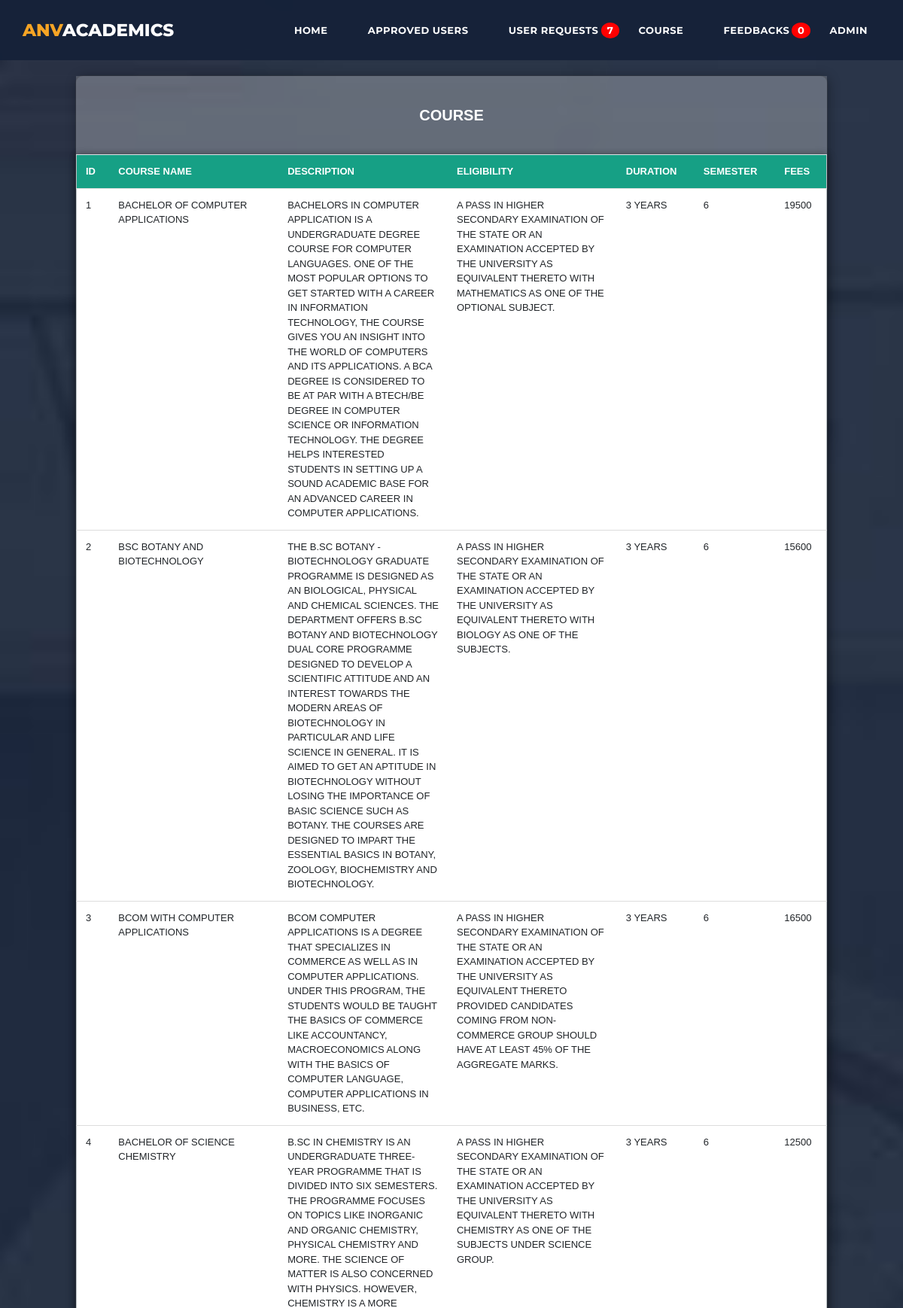
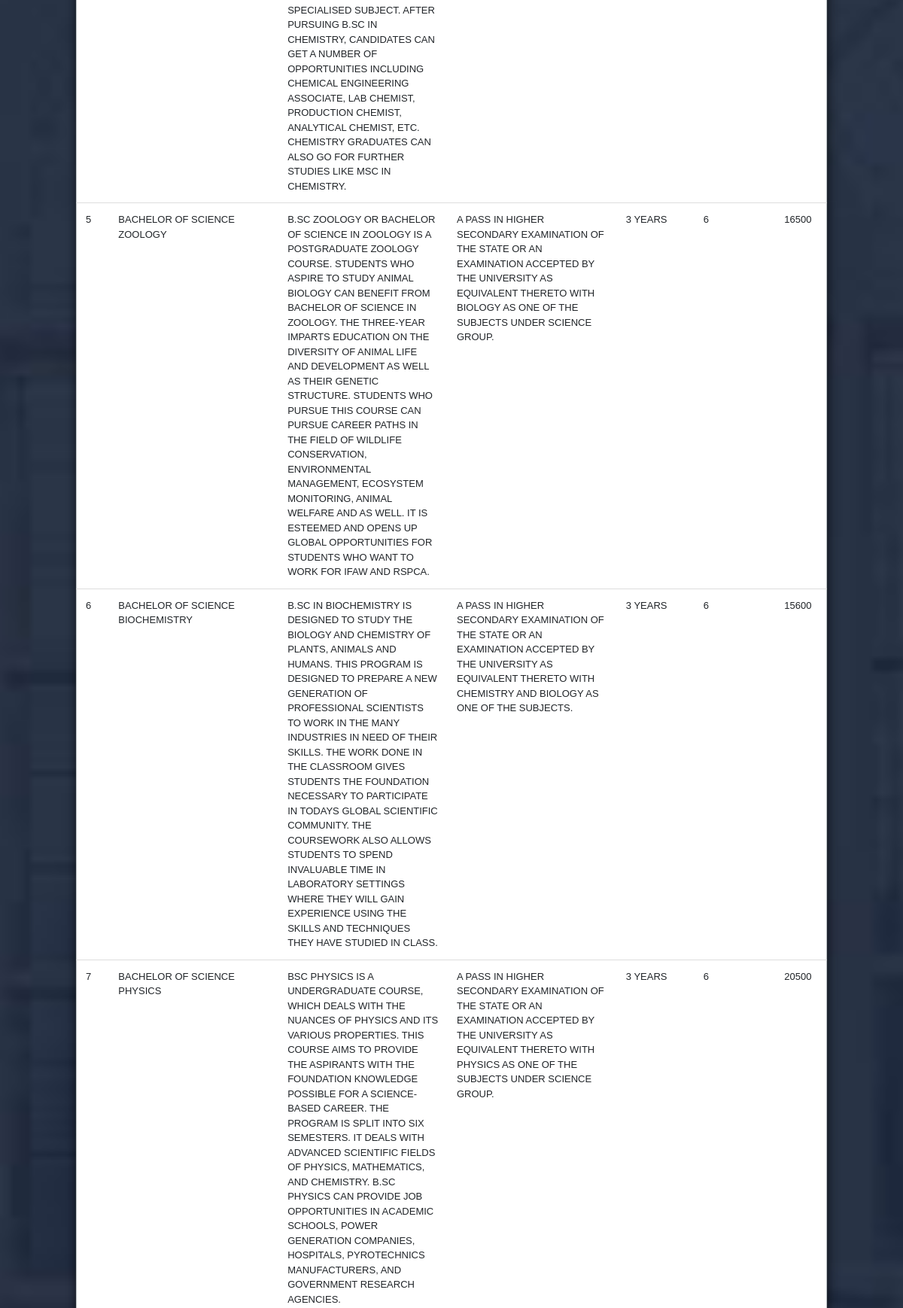
Screenshot of /admin/viewcourse.php (signed in, upper part) with the database file from the repository (2 pictures, top to bottom).
### tables this page shows
CREATE TABLE IF NOT EXISTS `course` (
  `cid` int(11) NOT NULL AUTO_INCREMENT,
  `cname` text NOT NULL,
  `cdesc` text NOT NULL,
  `eligibility` text NOT NULL,
  `duration` text NOT NULL,
  `semester` int(5) NOT NULL,
  `fees` int(10) NOT NULL,
  PRIMARY KEY (`cid`)
);

### admin/viewcourse.php (the view, shortened to what this page needs)
<!DOCTYPE html>
<html lang="en">
  <head>
    <link href="vendor/bootstrap/css/bootstrap.min.css" rel="stylesheet">
    <link rel="stylesheet" href="assets/css/fontawesome.css">
    <link rel="stylesheet" href="assets/css/templatemo-grad-school.css">
    <link rel="stylesheet" href="assets/css/owl.css">
    <link rel="stylesheet" href="assets/css/lightbox.css">
    <link rel="stylesheet" href="assets/css/test.css">
    <link rel="stylesheet" type="text/css" href="../assets/css/loader.css">
    <link rel="stylesheet" href="https://cdnjs.cloudflare.com/ajax/libs/font-awesome/5.15.2/css/all.min.css"/>
  </head>
<body>
  <?php
    include('includes/header.php');
  ?>
  <div class="cover">
    <div class="table">
      <div class="table-heading">
        <h6>Course</h6>
      </div>
      <table>
        <tr id="header">
          <th>Id</th>
          <th>Course Name</th>
          <th>Description</th>
          <th>Eligibility</th>
          <th>Duration</th>
          <th>Semester</th>
          <th>Fees</th>
        </tr>
          <?php
          $c=1;
          $result = mysql_query("SELECT * FROM course");
          $no=mysql_num_rows($result);
          if($no>0)
          {
            while($row = mysql_fetch_array($result))
            {
            ?>
            <tr>
            <td><?php echo $c;?></td>
            <td><?php echo $row['cname'];?></td>
            <td><?php echo $row['cdesc'];?></td>
            <td><?php echo $row['eligibility'];?></td>
            <td><?php echo $row['duration'];?></td>
            <td><?php echo $row['semester'];?></td>
            <td><?php echo $row['fees'];?></td>
            </tr>
          <?php
            $c++;
            }
          }
          else
          {
            echo "<tr><td>NO RESULTS FOUND</td></tr>";
          }?>
      </table>
    </div>
  </div>
</body>
</html>

### admin/includes/header.php (shortened to what this page needs)
 <header class="main-header clearfix" role="header">
    <div class="logo">
      <a href="index.php"><em>ANV</em>ACADEMICS</a>
    </div>
    <nav id="menu" class="main-nav" role="navigation">
      <ul class="main-menu">
        <li><a href="index.php">Home</a></li>
        <li class="has-submenu"><a href="approvedus.php">Approved Users</a>
          </li>
        <li class="has-submenu"><a href="request.php">User Requests<?php
                include('includes/dbconnect.php');
                $state="SELECT * FROM login WHERE status='0'";
                $sql=mysql_query($state,$con);
                $no=mysql_num_rows($sql); ?><span class="badge"><?php echo $no; ?></span></a>
          </li>
        <li class="has-submenu"><a href="addcourse.php">Course</a>
          </li>
        <li><a href="feedback.php">Feedbacks<?php
                $f1="00:00:00";
                $from=date('Y-m-d')." ".$f1;
                $t1="23:59:59";
                $to=date('Y-m-d')." ".$t1;
                $state="SELECT * FROM message WHERE `to`='admin@gmail.com' AND message.sdate BETWEEN '$from' AND '$to'";
                $sql=mysql_query($state,$con);
                $no=mysql_num_rows($sql); ?><span class="badge"><?php echo $no; ?></span></a></li>
        <li class="has-submenu"><a href="">Admin</a>
          </li>
      </ul>
  </nav>
</header>

### admin/assets/css/templatemo-grad-school.css (style rules this page uses)
html,body { font-family: 'Montserrat', sans-serif; height: 100%; }
a { color: #3CF; text-decoration: none; }
ul { padding: 0px; margin: 0px; list-style: none; }
.main-header { background-color: rgba(22,34,57,0.95); height: 80px; position: fixed; z-index: 12; width: 100%; top: 0; }
.main-header .logo { float: left; line-height: 80px; padding-left: 30px; }
.main-header .logo a { font-size: 23px; text-transform: uppercase; font-weight: 800; color: #fff; }
.main-header .logo a em { font-style: normal; color: #f5a425; }
.main-menu { float: right; padding-right: 30px; }
.main-menu li { display: inline-block; line-height: 79px; margin-left: 15px; position: relative; }
.main-menu li:first-child { margin-left: 0px; }
.main-menu li a { padding: 10px 15px; font-size: 13px; text-transform: uppercase; letter-spacing: 0.5px; font-weight: 700; color: #fff; border: 2px solid transparent; transition: all 0.5s; }
.badge { position: absolute; top: 30px; right: -11px; padding: 4px 8px; border-radius: 50%; background: red; color: white; font-size: 13px; }
footer .content p,a { color: #fff; }

### admin/assets/css/test.css (style rules this page uses)
.cover { min-height: 100%; background-image: url(../images/video-bg.jpg); background-repeat: no-repeat; background-size: cover; font-family: Verdana, Geneva, Tahoma, sans-serif; padding-top: 100px; padding-left: 100px; padding-right: 100px; text-transform: uppercase; background-position: center; padding-bottom: 10px; }
div.table { background-color: rgba(250,250,250,0.1); width: 100%; height: 100%; font-size: 18px; border-radius: 10px; border:1px solid rgba(0,0,0,0.3); box-shadow: 2px 2px 15px rgba(0,0,0,0.3); }
div.table-heading { margin-bottom: -8px; }
div.table-heading h6 { font-size: 20px; font-weight: 800; color: #fff; background-color: rgba(250,250,250,0.2); padding: 40px; text-align: center; line-height: 24px; }
table { font-size: 13px; background-color: #fff; position: relative; border: 1px solid #bdc3c7; box-shadow: 2px 2px 12px rgba(0, 0, 0, 0.2), -1px -1px 8px rgba(0, 0, 0, 0.2); width: 100%; }
tr { transition: all .2s ease-in; cursor: pointer; }
th, td { max-width: 200px; padding: 12px; text-align: left; border-bottom: 1px solid #ddd; }
#header { background-color: #16a085; color: #fff; }

### rows the page displays
course: cname "BACHELOR OF COMPUTER APPLICATIONS", cdesc "BACHELORS IN COMPUTER APPLICATION IS A UNDERGRADUATE DEGREE COURSE FOR COMPUTER LANGUAGES. ONE OF THE MOST POPULAR OPTIONS TO GET STARTED WITH A CAREER IN INFORMATION TECHNOLOGY, THE COURSE GIVES YOU AN INSIGHT INTO THE WORLD OF COMPUTERS AND ITS APPLICATIONS. A BCA DEGREE IS CONSIDERED TO BE AT PAR WITH A BTECH/BE DEGREE IN COMPUTER SCIENCE OR INFORMATION TECHNOLOGY. THE DEGREE HELPS INTERESTED STUDENTS IN SETTING UP A SOUND ACADEMIC BASE FOR AN ADVANCED CAREER IN COMPUTER APPLICATIONS.", eligibility "A PASS IN HIGHER SECONDARY EXAMINATION OF THE STATE OR AN EXAMINATION ACCEPTED BY THE UNIVERSITY AS EQUIVALENT THERETO WITH MATHEMATICS AS ONE OF THE OPTIONAL SUBJECT.", duration "3 YEARS", semester "6", fees "19500"
course: cname "BSC BOTANY AND BIOTECHNOLOGY", cdesc "THE B.SC BOTANY - BIOTECHNOLOGY GRADUATE PROGRAMME IS DESIGNED AS AN BIOLOGICAL, PHYSICAL AND CHEMICAL SCIENCES. THE DEPARTMENT OFFERS B.SC BOTANY AND BIOTECHNOLOGY DUAL CORE PROGRAMME DESIGNED TO DEVELOP A SCIENTIFIC ATTITUDE AND AN INTEREST TOWARDS THE MODERN AREAS OF BIOTECHNOLOGY IN PARTICULAR AND LIFE SCIENCE IN GENERAL. IT IS AIMED TO GET AN APTITUDE IN BIOTECHNOLOGY WITHOUT LOSING THE IMPORTANCE OF BASIC SCIENCE SUCH AS BOTANY. THE COURSES ARE DESIGNED TO IMPART THE ESSENTIAL BASICS IN BOTANY, ZOOLOGY, BIOCHEMISTRY AND BIOTECHNOLOGY.", eligibility "A PASS IN HIGHER SECONDARY EXAMINATION OF THE STATE OR AN EXAMINATION ACCEPTED BY THE UNIVERSITY AS EQUIVALENT THERETO WITH BIOLOGY AS ONE OF THE SUBJECTS.", duration "3 YEARS", semester "6", fees "15600"
course: cname "BCOM WITH COMPUTER APPLICATIONS", cdesc "BCOM COMPUTER APPLICATIONS IS A DEGREE THAT SPECIALIZES IN COMMERCE AS WELL AS IN COMPUTER APPLICATIONS. UNDER THIS PROGRAM, THE STUDENTS WOULD BE TAUGHT THE BASICS OF COMMERCE LIKE ACCOUNTANCY, MACROECONOMICS ALONG WITH THE BASICS OF COMPUTER LANGUAGE, COMPUTER APPLICATIONS IN BUSINESS, ETC.", eligibility "A PASS IN HIGHER SECONDARY EXAMINATION OF THE STATE OR AN EXAMINATION ACCEPTED BY THE UNIVERSITY AS EQUIVALENT THERETO PROVIDED CANDIDATES COMING FROM NON-COMMERCE GROUP SHOULD HAVE AT LEAST 45% OF THE AGGREGATE MARKS.", duration "3 YEARS", semester "6", fees "16500"
course: cname "BACHELOR OF SCIENCE CHEMISTRY", cdesc "B.SC IN CHEMISTRY IS AN UNDERGRADUATE THREE-YEAR PROGRAMME THAT IS DIVIDED INTO SIX SEMESTERS. THE PROGRAMME FOCUSES ON TOPICS LIKE INORGANIC AND ORGANIC CHEMISTRY, PHYSICAL CHEMISTRY AND MORE. THE SCIENCE OF MATTER IS ALSO CONCERNED WITH PHYSICS. HOWEVER, CHEMISTRY IS A MORE SPECIALISED SUBJECT. AFTER PURSUING B.SC IN CHEMISTRY, CANDIDATES CAN GET A NUMBER OF OPPORTUNITIES INCLUDING CHEMICAL ENGINEERING ASSOCIATE, LAB CHEMIST, PRODUCTION CHEMIST, ANALYTICAL CHEMIST, ETC. CHEMISTRY GRADUATES CAN ALSO GO FOR FURTHER STUDIES LIKE MSC IN CHEMISTRY.", eligibility "A PASS IN HIGHER SECONDARY EXAMINATION OF THE STATE OR AN EXAMINATION ACCEPTED BY THE UNIVERSITY AS EQUIVALENT THERETO WITH CHEMISTRY AS ONE OF THE SUBJECTS UNDER SCIENCE GROUP.", duration "3 YEARS", semester "6", fees "12500"
course: cname "BACHELOR OF SCIENCE ZOOLOGY", cdesc "B.SC ZOOLOGY OR BACHELOR OF SCIENCE IN ZOOLOGY IS A POSTGRADUATE ZOOLOGY COURSE. STUDENTS WHO ASPIRE TO STUDY ANIMAL BIOLOGY CAN BENEFIT FROM BACHELOR OF SCIENCE IN ZOOLOGY. THE THREE-YEAR IMPARTS EDUCATION ON THE DIVERSITY OF ANIMAL LIFE AND DEVELOPMENT AS WELL AS THEIR GENETIC STRUCTURE. STUDENTS WHO PURSUE THIS COURSE CAN PURSUE CAREER PATHS IN THE FIELD OF WILDLIFE CONSERVATION, ENVIRONMENTAL MANAGEMENT, ECOSYSTEM MONITORING, ANIMAL WELFARE AND AS WELL. IT IS ESTEEMED AND OPENS UP GLOBAL OPPORTUNITIES FOR STUDENTS WHO WANT TO WORK FOR IFAW AND RSPCA.", eligibility "A PASS IN HIGHER SECONDARY EXAMINATION OF THE STATE OR AN EXAMINATION ACCEPTED BY THE UNIVERSITY AS EQUIVALENT THERETO WITH BIOLOGY AS ONE OF THE SUBJECTS UNDER SCIENCE GROUP.", duration "3 YEARS", semester "6", fees "16500"
course: cname "BACHELOR OF SCIENCE BIOCHEMISTRY", cdesc "B.SC IN BIOCHEMISTRY IS DESIGNED TO STUDY THE BIOLOGY AND CHEMISTRY OF PLANTS, ANIMALS AND HUMANS. THIS PROGRAM IS DESIGNED TO PREPARE A NEW GENERATION OF PROFESSIONAL SCIENTISTS TO WORK IN THE MANY INDUSTRIES IN NEED OF THEIR SKILLS. THE WORK DONE IN THE CLASSROOM GIVES STUDENTS THE FOUNDATION NECESSARY TO PARTICIPATE IN TODAYS GLOBAL SCIENTIFIC COMMUNITY. THE COURSEWORK ALSO ALLOWS STUDENTS TO SPEND INVALUABLE TIME IN LABORATORY SETTINGS WHERE THEY WILL GAIN EXPERIENCE USING THE SKILLS AND TECHNIQUES THEY HAVE STUDIED IN CLASS.", eligibility "A PASS IN HIGHER SECONDARY EXAMINATION OF THE STATE OR AN EXAMINATION ACCEPTED BY THE UNIVERSITY AS EQUIVALENT THERETO WITH CHEMISTRY AND BIOLOGY AS ONE OF THE SUBJECTS.", duration "3 YEARS", semester "6", fees "15600"
course: cname "BACHELOR OF SCIENCE PHYSICS", cdesc "BSC PHYSICS IS A UNDERGRADUATE COURSE, WHICH DEALS WITH THE NUANCES OF PHYSICS AND ITS VARIOUS PROPERTIES. THIS COURSE AIMS TO PROVIDE THE ASPIRANTS WITH THE FOUNDATION KNOWLEDGE POSSIBLE FOR A SCIENCE-BASED CAREER. THE PROGRAM IS SPLIT INTO SIX SEMESTERS. IT DEALS WITH ADVANCED SCIENTIFIC FIELDS OF PHYSICS, MATHEMATICS, AND CHEMISTRY. B.SC PHYSICS CAN PROVIDE JOB OPPORTUNITIES IN ACADEMIC SCHOOLS, POWER GENERATION COMPANIES, HOSPITALS, PYROTECHNICS MANUFACTURERS, AND GOVERNMENT RESEARCH AGENCIES.", eligibility "A PASS IN HIGHER SECONDARY EXAMINATION OF THE STATE OR AN EXAMINATION ACCEPTED BY THE UNIVERSITY AS EQUIVALENT THERETO WITH PHYSICS AS ONE OF THE SUBJECTS UNDER SCIENCE GROUP.", duration "3 YEARS", semester "6", fees "20500"

### other values shown
$no "7"
$no "0"
